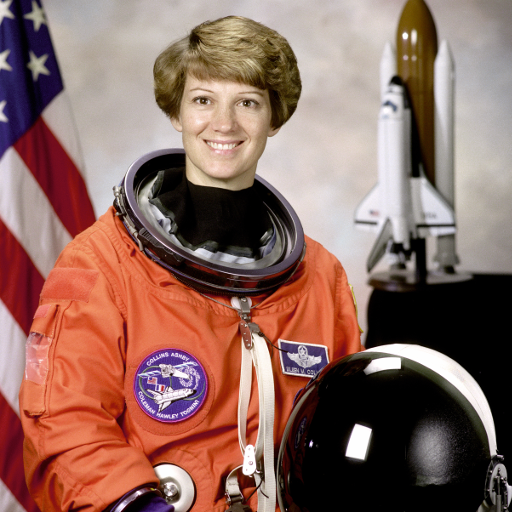
#> input picture skimage.data.astronaut(), 512 x 512 px
$ jupyter execute clase11.ipynb
#> lines starting #> are read from the running program, lines starting #| are printed output that depends on the picture
[cell 1]
from skimage.feature import Cascade
import matplotlib.pyplot as plt
from skimage import data

[cell 2]
entrenar = data.lbp_frontal_face_cascade_filename()

[cell 3]
detector = Cascade(entrenar)

[cell 4]
img1 = data.astronaut()
#> img1 is the input picture: shape (512, 512, 3); mean R, G, B 141.6, 105.8, 96.5

[cell 5]
detectar = detector.detect_multi_scale(img1, scale_factor=1.2, step_ratio=1, min_size=(30, 30), max_size=(200, 200))
#> detectar = 1 item

[cell 6]
plt.imshow(img1)
img_mod = plt.gca()
plt.gray()

for patch in detectar:
    img_mod.add_patch(plt.Rectangle((patch['c'], patch['r']), patch['width'], patch['height'], fill=False, edgecolor='r', linewidth=2))
#> this loop made 1 pass
#> patch on pass 1: {'r': 62, 'c': 170, 'width': 109, 'height': 109}
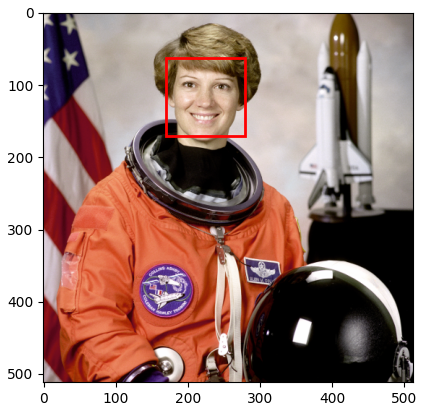
#> figure drawn by matplotlib, 1 panel

[cell 7]
img2 = plt.imread('persona7.jpg')
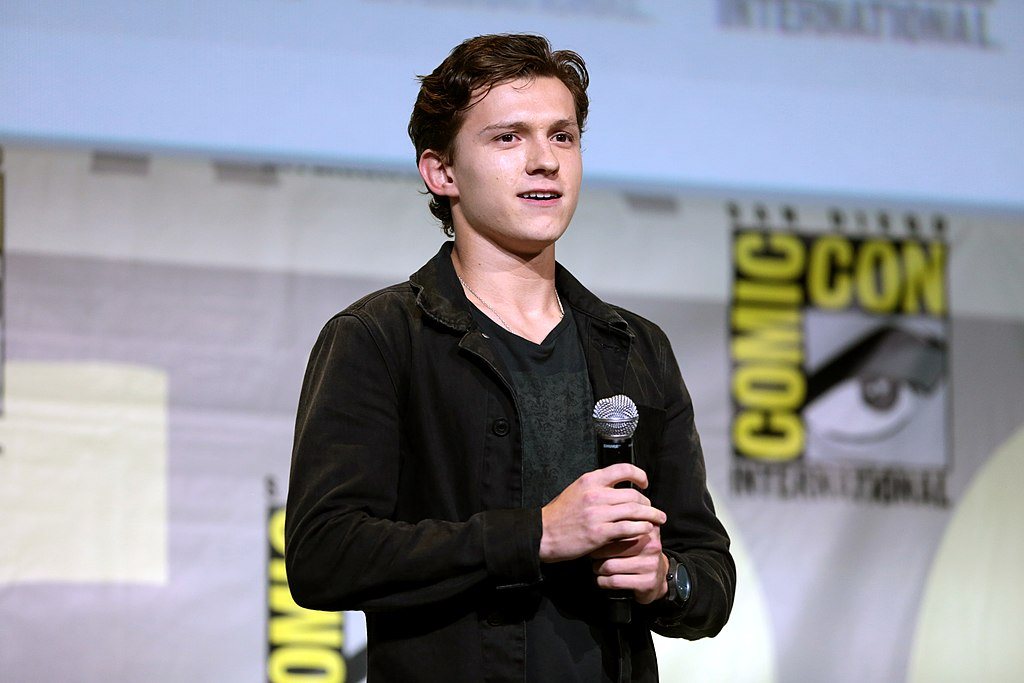
#> input picture Vision/actividades/clase11/persona7.jpg, 1024 x 683 px
#> img2 is the input picture: shape (683, 1024, 3); mean R, G, B 140.9, 141.8, 149.9

detectar2 = detector.detect_multi_scale(img2, scale_factor=1.2, step_ratio=1, min_size=(20, 20), max_size=(200, 200))
#> detectar2 = 1 item

plt.imshow(img2)
img_mod = plt.gca()
plt.gray()

for patch in detectar2:
    img_mod.add_patch(plt.Rectangle((patch['c'], patch['r']), patch['width'], patch['height'], fill=False, edgecolor='r', linewidth=2))
#> this loop made 1 pass
#> patch on pass 1: {'r': 80, 'c': 464, 'width': 143, 'height': 143}
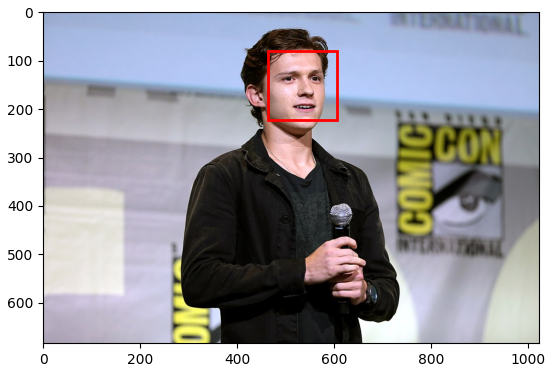
#> figure drawn by matplotlib, 1 panel

[cell 8]
img3 = plt.imread('persona1.jpg')
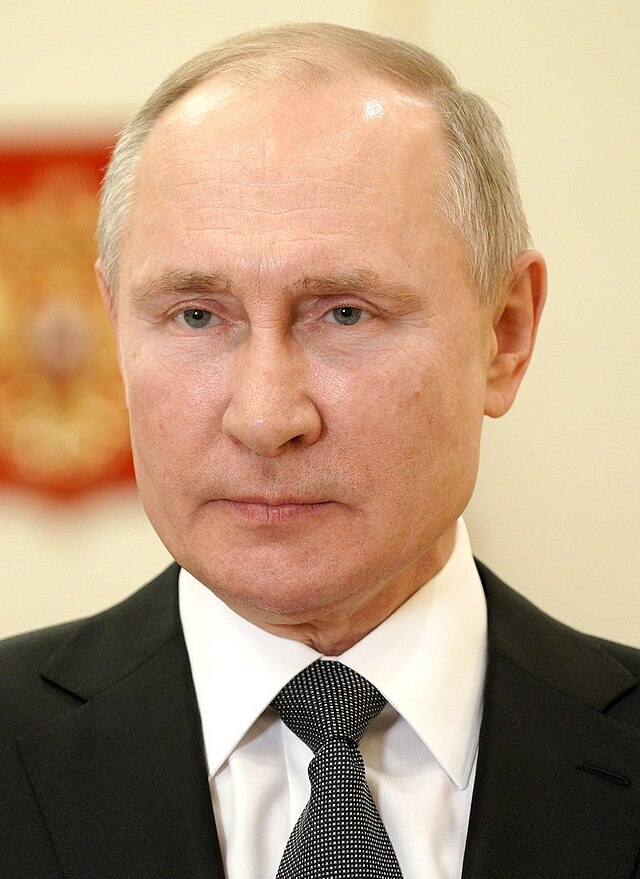
#> input picture Vision/actividades/clase11/persona1.jpg, 640 x 879 px
#> img3 is the input picture: shape (879, 640, 3); mean R, G, B 182.5, 152.8, 124.6

detectar3 = detector.detect_multi_scale(img3, scale_factor=1.2, step_ratio=1, min_size=(200, 200), max_size=(600, 600))
#> detectar3 = 1 item

plt.imshow(img3)
img_mod = plt.gca()
plt.gray()

for patch in detectar3:
    img_mod.add_patch(plt.Rectangle((patch['c'], patch['r']), patch['width'], patch['height'], fill=False, edgecolor='r', linewidth=2))
#> this loop made 1 pass
#> patch on pass 1: {'r': 143, 'c': 46, 'width': 441, 'height': 441}
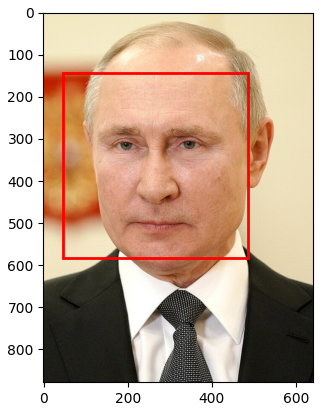
#> figure drawn by matplotlib, 1 panel

[cell 9]
img4 = plt.imread('persona2.jpeg')
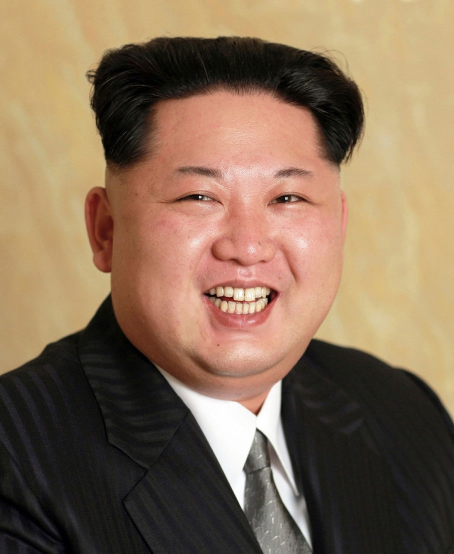
#> input picture Vision/actividades/clase11/persona2.jpeg, 908 x 1107 px (shown at 1/2 size)
#> img4 is the input picture: shape (1107, 908, 3); mean R, G, B 134.7, 110.8, 87.2

detectar4 = detector.detect_multi_scale(img4, scale_factor=1.2, step_ratio=1, min_size=(500, 500), max_size=(700, 700))
#> detectar4 = 1 item

plt.imshow(img4)
img_mod = plt.gca()
plt.gray()

for patch in detectar4:
    img_mod.add_patch(plt.Rectangle((patch['c'], patch['r']), patch['width'], patch['height'], fill=False, edgecolor='r', linewidth=2))
#> this loop made 1 pass
#> patch on pass 1: {'r': 190, 'c': 222, 'width': 535, 'height': 535}
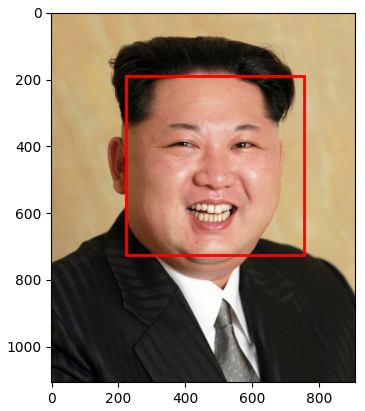
#> figure drawn by matplotlib, 1 panel

[cell 10]
img5 = plt.imread('persona6.jpg')
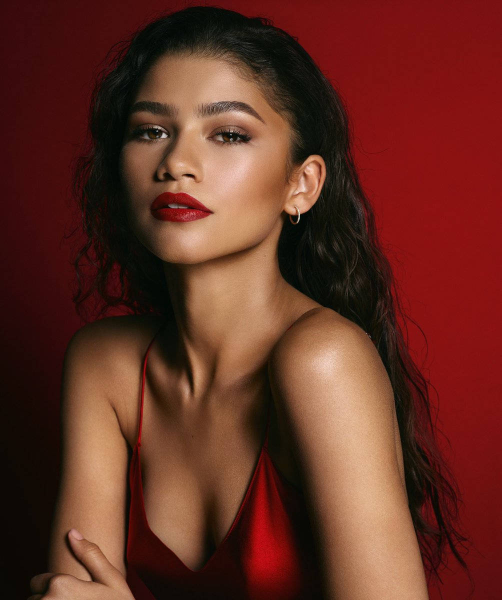
#> input picture Vision/actividades/clase11/persona6.jpg, 1004 x 1200 px (shown at 1/2 size)
#> img5 is the input picture: shape (1200, 1004, 3); mean R, G, B 100.5, 47.5, 35.3

detectar5 = detector.detect_multi_scale(img5, scale_factor=1.2, step_ratio=1, min_size=(300, 300), max_size=(600, 600))
#> detectar5 = 1 item

plt.imshow(img5)
img_mod = plt.gca()
plt.gray()

for patch in detectar5:
    img_mod.add_patch(plt.Rectangle((patch['c'], patch['r']), patch['width'], patch['height'], fill=False, edgecolor='r', linewidth=2))
#> this loop made 1 pass
#> patch on pass 1: {'r': 107, 'c': 187, 'width': 412, 'height': 412}
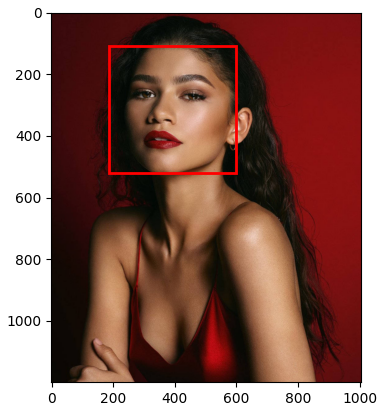
#> figure drawn by matplotlib, 1 panel
